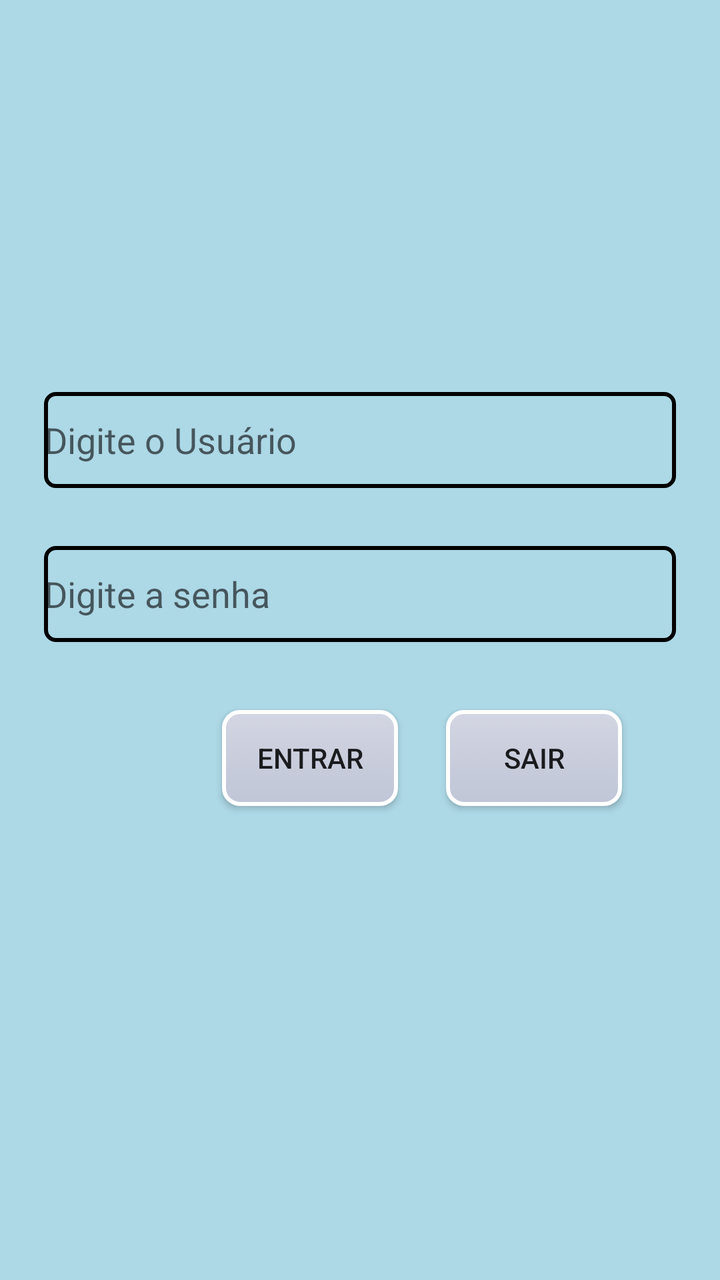
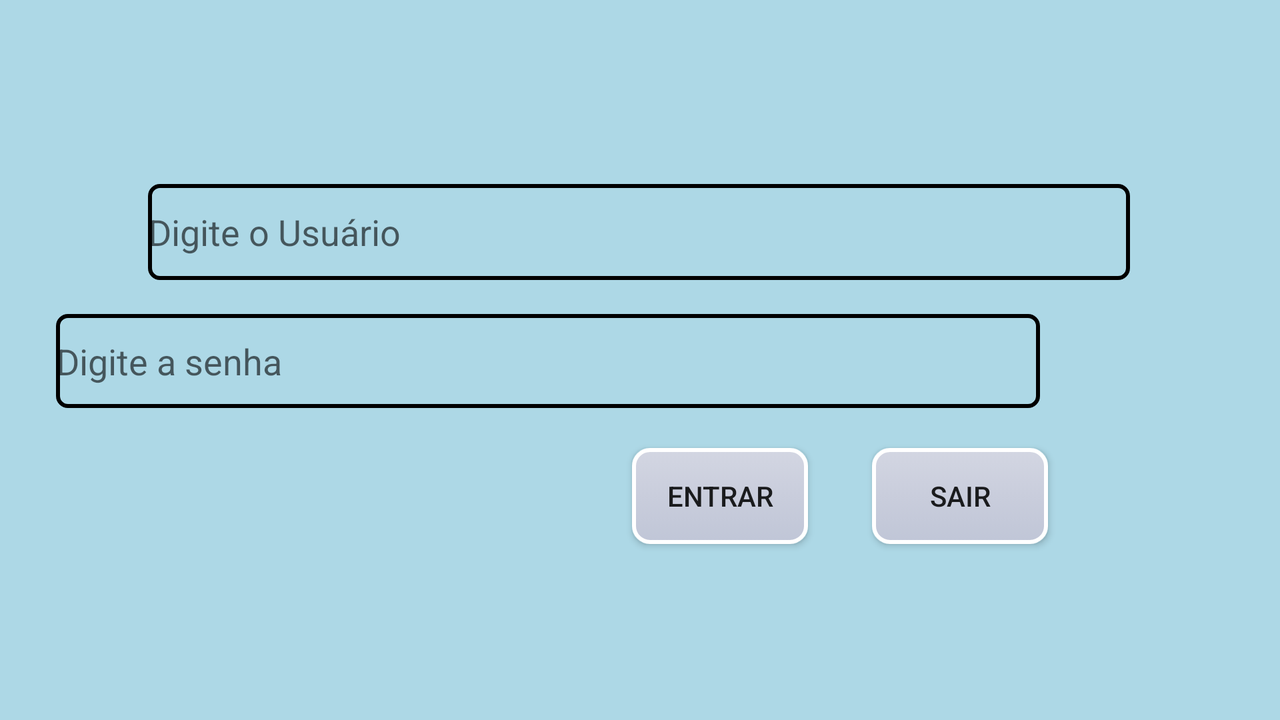

An Android layout and its configuration variant, each rendered on a device that would load it. The default file and the variant file are quoted in full after the pictures.
<!-- AndroidManifest.xml: application theme AppTheme -->
<!-- res/layout/activity_main.xml -->
<?xml version="1.0" encoding="utf-8"?>

<android.support.constraint.ConstraintLayout xmlns:android="http://schemas.android.com/apk/res/android"
    xmlns:app="http://schemas.android.com/apk/res-auto"
    xmlns:tools="http://schemas.android.com/tools"
    android:layout_width="match_parent"
    android:layout_height="match_parent"
    android:background="#ADD8E6"
    tools:context=".view.MainActivity">

    <EditText
        android:id="@+id/txtUsuario"
        android:layout_width="0dp"
        android:layout_height="48dp"
        android:layout_marginStart="22dp"
        android:layout_marginTop="196dp"
        android:layout_marginEnd="22dp"
        android:background="@drawable/edit_customizado"
        android:ems="10"
        android:hint="Digite o Usuário"
        android:inputType="textPersonName"
        app:layout_constraintEnd_toEndOf="parent"
        app:layout_constraintStart_toStartOf="parent"
        app:layout_constraintTop_toTopOf="parent" />

    <EditText
        android:id="@+id/txtSenha"
        android:layout_width="0dp"
        android:layout_height="48dp"
        android:layout_marginStart="22dp"
        android:layout_marginTop="77dp"
        android:layout_marginEnd="22dp"
        android:layout_marginBottom="82dp"
        android:background="@drawable/edit_customizado"
        android:ems="10"
        android:hint="Digite a senha"
        android:inputType="textPassword"
        app:layout_constraintBottom_toBottomOf="@+id/btnSair"
        app:layout_constraintEnd_toEndOf="parent"
        app:layout_constraintStart_toStartOf="parent"
        app:layout_constraintTop_toTopOf="@+id/txtUsuario" />

    <Button
        android:id="@+id/btnEntrar"
        android:layout_width="wrap_content"
        android:layout_height="wrap_content"
        android:layout_marginTop="111dp"
        android:layout_marginEnd="24dp"
        android:background="@drawable/btn_customizado"
        android:enabled="true"
        android:text="@string/LoginGetIn"
        app:layout_constraintEnd_toStartOf="@+id/btnSair"
        app:layout_constraintTop_toBottomOf="@+id/txtUsuario" />

    <Button
        android:id="@+id/btnSair"
        android:layout_width="wrap_content"
        android:layout_height="wrap_content"
        android:layout_marginEnd="49dp"
        android:background="@drawable/btn_customizado"
        android:enabled="true"
        android:text="@string/LoginLogOut"
        app:layout_constraintBaseline_toBaselineOf="@+id/btnEntrar"
        app:layout_constraintEnd_toEndOf="parent" />


</android.support.constraint.ConstraintLayout>
<!-- resources referenced by this layout -->
<resources>
  <!-- drawable btn_customizado (drawable) -->
  <?xml version="1.0" encoding="utf-8"?>
  
  <selector xmlns:android="http://schemas.android.com/apk/res/android">
  <item
      android:state_enabled="false"
      android:drawable="@drawable/btn_disabled"/>
  <item
      android:state_pressed="true"
      android:state_enabled="true"
      android:drawable="@drawable/btn_pressed"/>
  <item
      android:state_enabled="true"
      android:drawable="@drawable/btn_enabled"/>
  
  </selector>
  <!-- drawable edit_customizado (drawable) -->
  <?xml version="1.0" encoding="utf-8"?>
  
  <shape xmlns:android="http://schemas.android.com/apk/res/android"
      android:shape="rectangle"
      >
      <corners
          android:radius="5dp"
          />
      <stroke
          android:width="2dp"
          android:color="@android:color/background_dark"
  
          />
  </shape>
  <string name="LoginGetIn">Entrar</string>
  <string name="LoginLogOut">Sair</string>
  <style name="AppTheme" parent="Theme.AppCompat.Light.DarkActionBar">
          
          <item name="colorPrimary">#4169E1</item>
          <item name="colorPrimaryDark">@color/colorPrimaryDark</item>
          <item name="colorAccent">@color/colorAccent</item>
      </style>
  <!-- drawable btn_disabled (drawable) -->
  <?xml version="1.0" encoding="utf-8"?>
  
  <shape xmlns:android="http://schemas.android.com/apk/res/android" android:shape="rectangle">
      <gradient
          android:startColor="#d6d9e5"
          android:centerColor="#e3e5ec"
          android:endColor="#d3d5de"
          android:angle="90" />
  
      <padding
          android:left="7dp"
          android:top="7dp"
          android:right="7dp"
          android:bottom="7dp" />
  
      <stroke
          android:width="2dip"
          android:color="#FFFFFF"/>
  
      <corners android:radius="8dp"/>
  
  
  
  </shape>
  <!-- drawable btn_pressed (drawable) -->
  <?xml version="1.0" encoding="utf-8"?>
  
  <shape xmlns:android="http://schemas.android.com/apk/res/android" android:shape="rectangle">
      <gradient
          android:startColor="#d3d6e2"
          android:centerColor="#d3d6e2"
          android:endColor="#bdc3d7"
          android:angle="90" />
  
      <padding
          android:left="7dp"
          android:top="7dp"
          android:right="7dp"
          android:bottom="7dp" />
  
      <stroke
          android:width="2dip"
          android:color="#FFFFFF"/>
  
      <corners android:radius="8dp"/>
  
  
  
  </shape>
  <!-- drawable btn_enabled (drawable) -->
  <?xml version="1.0" encoding="utf-8"?>
  
  <shape xmlns:android="http://schemas.android.com/apk/res/android" android:shape="rectangle">
      <gradient
          android:startColor="#c0c6d7"
          android:centerColor="#c9cddc"
          android:endColor="#d3d6e2"
          android:angle="90" />
  
      <padding
          android:left="7dp"
          android:top="7dp"
          android:right="7dp"
          android:bottom="7dp" />
  
      <stroke
          android:width="2dip"
          android:color="#FFFFFF"/>
  
      <corners android:radius="8dp"/>
  
  
  
  </shape>
  <color name="colorPrimaryDark">#00574B</color>
  <color name="colorAccent">#D81B60</color>
</resources>
<!-- res/layout-land/activity_main.xml (the repository's variant of the layout above) -->
<!-- drawn on the phone turned sideways -->
<?xml version="1.0" encoding="utf-8"?>
<android.support.constraint.ConstraintLayout xmlns:android="http://schemas.android.com/apk/res/android"
    xmlns:app="http://schemas.android.com/apk/res-auto"
    xmlns:tools="http://schemas.android.com/tools"
    android:layout_width="match_parent"
    android:layout_height="match_parent"
    android:background="#ADD8E6"
    tools:context=".view.MainActivity">

    <EditText
        android:id="@+id/txtUsuario"
        android:layout_width="491dp"
        android:layout_height="48dp"
        android:layout_marginStart="22dp"
        android:layout_marginTop="92dp"
        android:layout_marginEnd="22dp"
        android:background="@drawable/edit_customizado"
        android:ems="10"
        android:hint="Digite o Usuário"
        android:inputType="textPersonName"
        app:layout_constraintEnd_toEndOf="parent"
        app:layout_constraintHorizontal_bias="0.494"
        app:layout_constraintStart_toStartOf="parent"
        app:layout_constraintTop_toTopOf="parent" />


    <EditText
        android:id="@+id/txtSenha"
        android:layout_width="492dp"
        android:layout_height="47dp"
        android:layout_marginTop="77dp"
        android:layout_marginEnd="120dp"
        android:layout_marginBottom="82dp"
        android:background="@drawable/edit_customizado"
        android:ems="10"
        android:hint="Digite a senha"
        android:inputType="textPassword"
        app:layout_constraintBottom_toBottomOf="@+id/btnSair"
        app:layout_constraintEnd_toEndOf="parent"
        app:layout_constraintTop_toTopOf="@+id/txtUsuario"
        app:layout_constraintVertical_bias="0.461" />


    <Button
        android:id="@+id/btnEntrar"
        android:layout_width="wrap_content"
        android:layout_height="wrap_content"
        android:layout_marginTop="84dp"
        android:layout_marginEnd="32dp"
        android:background="@drawable/btn_customizado"
        android:enabled="true"
        android:text="@string/LoginGetIn"
        app:layout_constraintEnd_toStartOf="@+id/btnSair"
        app:layout_constraintTop_toBottomOf="@+id/txtUsuario" />

    <Button
        android:id="@+id/btnSair"
        android:layout_width="wrap_content"
        android:layout_height="wrap_content"
        android:layout_marginEnd="116dp"
        android:background="@drawable/btn_customizado"
        android:enabled="true"
        android:text="@string/LoginLogOut"
        app:layout_constraintBaseline_toBaselineOf="@+id/btnEntrar"
        app:layout_constraintEnd_toEndOf="parent" />

</android.support.constraint.ConstraintLayout>
